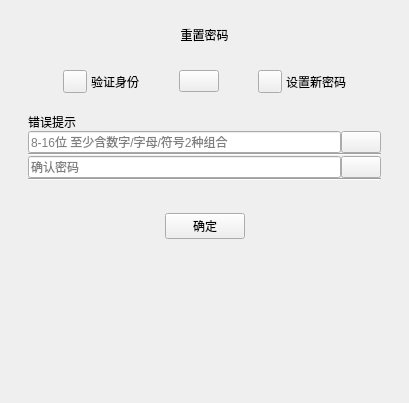
<?xml version="1.0" encoding="UTF-8"?>
<ui version="4.0">
 <class>ResetPasswordForm02</class>
 <widget class="QWidget" name="ResetPasswordForm02">
  <property name="geometry">
   <rect>
    <x>0</x>
    <y>0</y>
    <width>409</width>
    <height>403</height>
   </rect>
  </property>
  <property name="windowTitle">
   <string>Form</string>
  </property>
  <layout class="QVBoxLayout" name="verticalLayout_5">
   <property name="spacing">
    <number>0</number>
   </property>
   <property name="leftMargin">
    <number>28</number>
   </property>
   <property name="topMargin">
    <number>0</number>
   </property>
   <property name="rightMargin">
    <number>28</number>
   </property>
   <property name="bottomMargin">
    <number>0</number>
   </property>
   <item>
    <layout class="QVBoxLayout" name="verticalLayout_4">
     <item>
      <layout class="QVBoxLayout" name="verticalLayout_3">
       <property name="spacing">
        <number>0</number>
       </property>
       <property name="topMargin">
        <number>26</number>
       </property>
       <property name="bottomMargin">
        <number>26</number>
       </property>
       <item>
        <widget class="QLabel" name="resetPsdLabel">
         <property name="text">
          <string>重置密码</string>
         </property>
         <property name="alignment">
          <set>Qt::AlignCenter</set>
         </property>
        </widget>
       </item>
      </layout>
     </item>
     <item>
      <layout class="QHBoxLayout" name="horizontalLayout_3">
       <property name="spacing">
        <number>4</number>
       </property>
       <property name="bottomMargin">
        <number>20</number>
       </property>
       <item>
        <spacer name="horizontalSpacer">
         <property name="orientation">
          <enum>Qt::Horizontal</enum>
         </property>
         <property name="sizeHint" stdset="0">
          <size>
           <width>20</width>
           <height>20</height>
          </size>
         </property>
        </spacer>
       </item>
       <item>
        <widget class="QToolButton" name="resetNum1">
         <property name="text">
          <string/>
         </property>
        </widget>
       </item>
       <item>
        <widget class="QLabel" name="resetLabel1">
         <property name="text">
          <string>验证身份</string>
         </property>
        </widget>
       </item>
       <item>
        <spacer name="horizontalSpacer_3">
         <property name="orientation">
          <enum>Qt::Horizontal</enum>
         </property>
         <property name="sizeHint" stdset="0">
          <size>
           <width>20</width>
           <height>20</height>
          </size>
         </property>
        </spacer>
       </item>
       <item>
        <widget class="QPushButton" name="resetArrowH">
         <property name="text">
          <string/>
         </property>
        </widget>
       </item>
       <item>
        <spacer name="horizontalSpacer_4">
         <property name="orientation">
          <enum>Qt::Horizontal</enum>
         </property>
         <property name="sizeHint" stdset="0">
          <size>
           <width>20</width>
           <height>20</height>
          </size>
         </property>
        </spacer>
       </item>
       <item>
        <widget class="QToolButton" name="resetNum2H">
         <property name="text">
          <string/>
         </property>
        </widget>
       </item>
       <item>
        <widget class="QLabel" name="resetLabel2H">
         <property name="text">
          <string>设置新密码</string>
         </property>
        </widget>
       </item>
       <item>
        <spacer name="horizontalSpacer_2">
         <property name="orientation">
          <enum>Qt::Horizontal</enum>
         </property>
         <property name="sizeHint" stdset="0">
          <size>
           <width>20</width>
           <height>20</height>
          </size>
         </property>
        </spacer>
       </item>
      </layout>
     </item>
     <item>
      <widget class="QLabel" name="errorLabel">
       <property name="text">
        <string>错误提示</string>
       </property>
      </widget>
     </item>
     <item>
      <layout class="QVBoxLayout" name="verticalLayout">
       <property name="spacing">
        <number>0</number>
       </property>
       <item>
        <layout class="QHBoxLayout" name="horizontalLayout">
         <property name="spacing">
          <number>0</number>
         </property>
         <item>
          <widget class="QLineEdit" name="passwordLineEdit_1">
           <property name="placeholderText">
            <string>8-16位 至少含数字/字母/符号2种组合</string>
           </property>
          </widget>
         </item>
         <item>
          <widget class="QPushButton" name="resetPswFirst">
           <property name="text">
            <string/>
           </property>
           <property name="checkable">
            <bool>true</bool>
           </property>
          </widget>
         </item>
        </layout>
       </item>
       <item>
        <widget class="Line" name="line">
         <property name="orientation">
          <enum>Qt::Horizontal</enum>
         </property>
        </widget>
       </item>
      </layout>
     </item>
     <item>
      <layout class="QVBoxLayout" name="verticalLayout_2">
       <property name="spacing">
        <number>0</number>
       </property>
       <property name="bottomMargin">
        <number>32</number>
       </property>
       <item>
        <layout class="QHBoxLayout" name="horizontalLayout_2">
         <property name="spacing">
          <number>0</number>
         </property>
         <item>
          <widget class="QLineEdit" name="passwordLineEdit_2">
           <property name="placeholderText">
            <string>确认密码</string>
           </property>
          </widget>
         </item>
         <item>
          <widget class="QPushButton" name="resetPswSecond">
           <property name="text">
            <string/>
           </property>
           <property name="checkable">
            <bool>true</bool>
           </property>
          </widget>
         </item>
        </layout>
       </item>
       <item>
        <widget class="Line" name="line_2">
         <property name="orientation">
          <enum>Qt::Horizontal</enum>
         </property>
        </widget>
       </item>
      </layout>
     </item>
     <item>
      <layout class="QHBoxLayout" name="horizontalLayout_4">
       <item>
        <spacer name="horizontalSpacer_5">
         <property name="orientation">
          <enum>Qt::Horizontal</enum>
         </property>
         <property name="sizeHint" stdset="0">
          <size>
           <width>40</width>
           <height>20</height>
          </size>
         </property>
        </spacer>
       </item>
       <item>
        <widget class="QPushButton" name="resetPushButton">
         <property name="text">
          <string>确定</string>
         </property>
        </widget>
       </item>
       <item>
        <spacer name="horizontalSpacer_6">
         <property name="orientation">
          <enum>Qt::Horizontal</enum>
         </property>
         <property name="sizeHint" stdset="0">
          <size>
           <width>40</width>
           <height>20</height>
          </size>
         </property>
        </spacer>
       </item>
      </layout>
     </item>
     <item>
      <spacer name="verticalSpacer">
       <property name="orientation">
        <enum>Qt::Vertical</enum>
       </property>
       <property name="sizeHint" stdset="0">
        <size>
         <width>20</width>
         <height>40</height>
        </size>
       </property>
      </spacer>
     </item>
    </layout>
   </item>
  </layout>
 </widget>
 <resources/>
 <connections/>
</ui>
